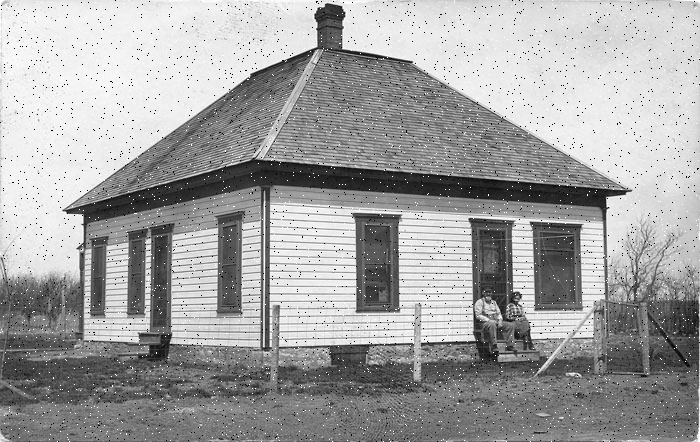
#> input picture Image Processing/task2.png, 700 x 442 px
$ python 'Grayscale Image Processing.py'
#> lines starting #> are read from the running program, lines starting #| are printed output that depends on the picture; after the words box and inside, x2 and y2 are one past the last pixel; in counts of white or black regions, pixels touching at a corner belong together
#> further down, noise_img is the input picture: shape (442, 700); min 0, max 255, mean 162.3
"""
 Grayscale Image Processing
(Due date: Nov. 26, 11:59 P.M., 2021)

The goal of this task is to experiment with two commonly used
image processing techniques: image denoising and edge detection.
Specifically, you are given a grayscale image with salt-and-pepper noise,
which is named 'task2.png' for your code testing.
Note that different image might be used when grading your code.

You are required to write programs to:
(i) denoise the image using 3x3 median filter;
(ii) detect edges in the denoised image along both x and y directions using Sobel operators (provided in line 30-32).
(iii) design two 3x3 kernels and detect edges in the denoised image along both 45° and 135° diagonal directions.
Hint:
• Zero-padding is needed before filtering or convolution.
• Normalization is needed before saving edge images. You can normalize image using the following equation:
    normalized_img = 255 * frac{img - min(img)}{max(img) - min(img)}

Do NOT modify the code provided to you.
You are NOT allowed to use OpenCV library except the functions we already been imported from cv2.
You are allowed to use Numpy for basic matrix calculations EXCEPT any function/operation related to convolution or correlation.
You should NOT use any other libraries, which provide APIs for convolution/correlation ormedian filtering.
Please write the convolution code ON YOUR OWN.
"""

from cv2 import imread, imwrite, imshow, IMREAD_GRAYSCALE, namedWindow, waitKey, destroyAllWindows
import numpy as np

# Sobel operators are given here, do NOT modify them.
sobel_x = np.array([[1, 0, -1], [2, 0, -2], [1, 0, -1]]).astype(int)
sobel_y = np.array([[1, 2, 1], [0, 0, 0], [-1, -2, -1]]).astype(int)


def filter(img):
    """
    :param img: numpy.ndarray(int), image
    :return denoise_img: numpy.ndarray(int), image, same size as the input image

    Apply 3x3 Median Filter and reduce salt-and-pepper noises in the input noise image
    """

    # TO DO: implement your solution here

    padded = np.pad(img,((1,1),(1,1)))
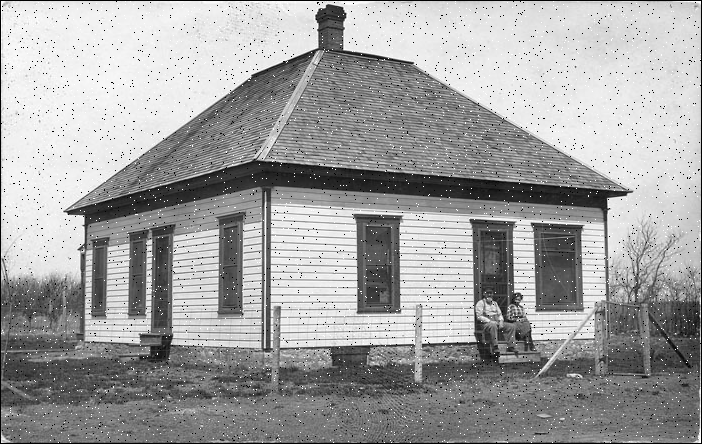
#> padded: shape (444, 702); min 0, max 255, mean 161.1
    to_denoise_img = img

    img_row,img_col = img.shape
#> img_row = 442; img_col = 700
    for i in range(img_row):
        for j in range(img_col):
            to_denoise_img[i,j] = np.median(padded[i:i+3,j:j+3])
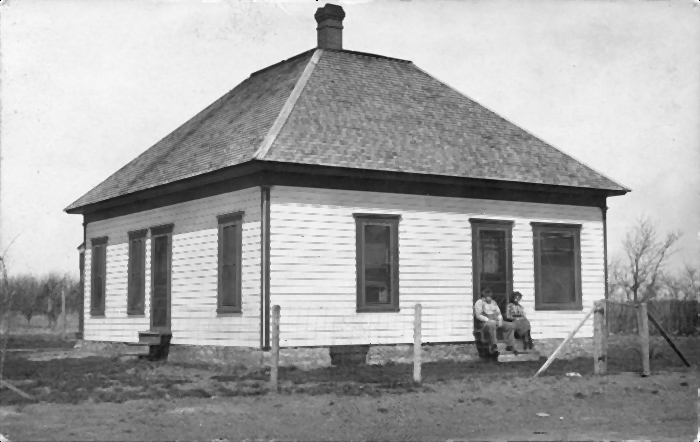
#> to_denoise_img: shape (442, 700); min 0, max 255, mean 163.6

    denoise_img = to_denoise_img
    #raise NotImplementedError
    return denoise_img


def convolve2d(img, kernel):
    """
    :param img: numpy.ndarray, image
    :param kernel: numpy.ndarray, kernel
    :return conv_img: numpy.ndarray, image, same size as the input image

    Convolves a given image (or matrix) and a given kernel.
    """

    # TO DO: implement your solution here

    padded = np.pad(img,((1,1),(1,1)))
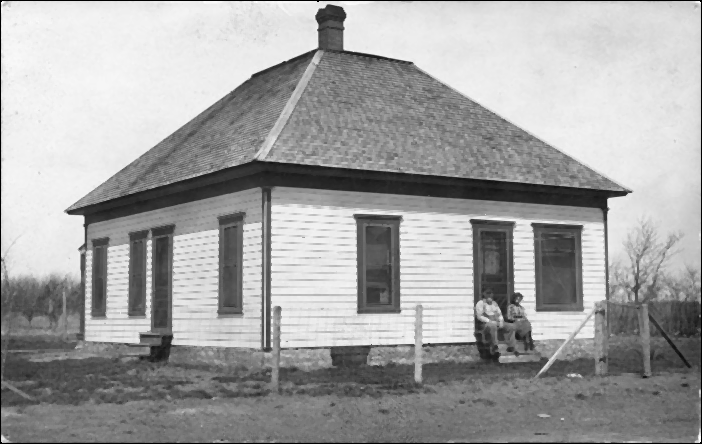
#> padded: shape (444, 702); min 0, max 255, mean 162.4

    row, col = img.shape
#> row = 442; col = 700
    kerr, kerc = kernel.shape

    conv_img = np.zeros(img.shape).astype(int)
    conv_img = np.asarray(conv_img)

    #flipping kernel here so as to reduce steps
    kernel = np.fliplr(np.flipud(kernel))

    for i in range(row):
        for j in range(col):
            conv_img[i][j] = (kernel * padded[i:i + kerr, j:j + kerc]).sum()

    #raise NotImplementedError
    return conv_img


def edge_detect(img):
    """
    :param img: numpy.ndarray(int), image
    :return edge_x: numpy.ndarray(int), image, same size as the input image, edges along x direction
    :return edge_y: numpy.ndarray(int), image, same size as the input image, edges along y direction
    :return edge_mag: numpy.ndarray(int), image, same size as the input image,
                      magnitude of edges by combining edges along two orthogonal directions.

    Detect edges using Sobel kernel along x and y directions.
    Please use the Sobel operators provided in line 30-32.
    Calculate magnitude of edges by combining edges along two orthogonal directions.
    All returned images should be normalized to [0, 255].
    """

    # TO DO: implement your solution here

    #convolve2d will flip sobel_x and y so i don't have to
    edge_x = convolve2d(img, sobel_x)
    edge_y = convolve2d(img, sobel_y)
#> after the loop in convolve2d (call 2), `for i in range(row):`:
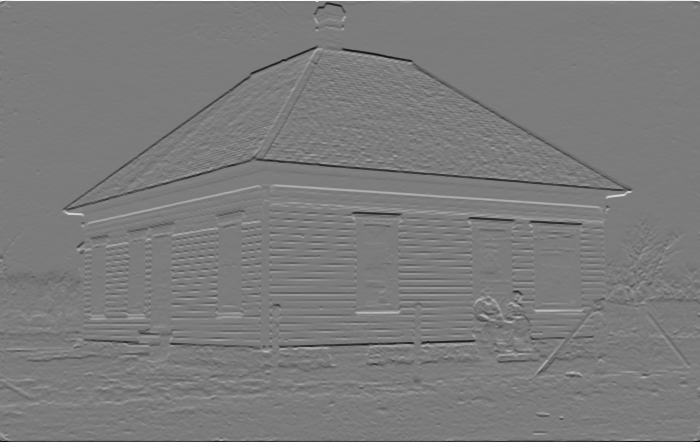
#> conv_img: shape (442, 700) int64; min -957, max 1009, mean -1; drawn with min black and max white

    #edge magnitude
    edge_mag = np.sqrt((edge_x ** 2 + edge_y **2))
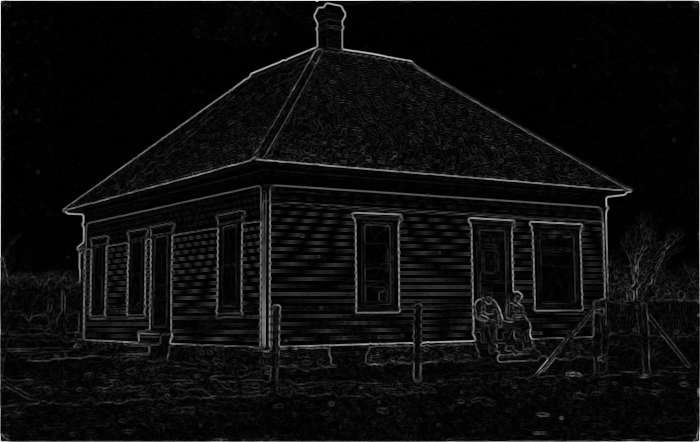
#> edge_mag: shape (442, 700) float64; min 0, max 1120, mean 59.5; drawn with min black and max white

    min_value_x, min_value_y = edge_x.min(), edge_y.min()
#> min_value_x = -1009; min_value_y = -957
    max_value_x, max_value_y = edge_x.max(), edge_y.max()
#> max_value_x = 1010; max_value_y = 1009
    diff_x = max_value_x - min_value_x
#> diff_x = 2019
    diff_y = max_value_y - min_value_y
#> diff_y = 1966
    emag_min = edge_mag.min()
#> emag_min = 0
    emag_max = edge_mag.max()
#> emag_max = 1120
    emag_diff = emag_max - emag_min
#> emag_diff = 1120
    #normalizing the image
    r, c = img.shape
#> r = 442; c = 700
    for i in range(r):
        for j in range(c):
            edge_x[i][j] = 255*(edge_x[i][j] - min_value_x)/diff_x
            edge_y[i][j] = 255*(edge_y[i][j] - min_value_y)/diff_y
            edge_mag[i][j] = 255 *(edge_mag[i][j] - emag_min)/emag_diff

    #raise NotImplementedError
    return edge_x, edge_y, edge_mag


def edge_diag(img):
    """
    :param img: numpy.ndarray(int), image
    :return edge_45: numpy.ndarray(int), image, same size as the input image, edges along x direction
    :return edge_135: numpy.ndarray(int), image, same size as the input image, edges along y direction

    Design two 3x3 kernels to detect the diagonal edges of input image. Please print out the kernels you designed.
    Detect diagonal edges along 45° and 135° diagonal directions using the kernels you designed.
    All returned images should be normalized to [0, 255].
    """

    # TO DO: implement your solution here

    #print() # print the two kernels you designed here.
    sobel45 = np.array([[0, 1, 2], [-1, 0, 1], [-2, -1, 0]]).astype(int)
    sobel135 = np.array([[-2, -1, 0], [-1, 0, 1], [0, 1, 2]]).astype(int)
    #kernel = np.fliplr(np.flipud(kernel)).copy()

    print(np.fliplr(np.flipud(sobel45)).copy())
    print(np.fliplr(np.flipud(sobel135)).copy())
    #applying the edge filters using the above convolve function.
    edge_45 = convolve2d(img, sobel45)
#> after the loop in convolve2d (call 3), `for i in range(row):`:
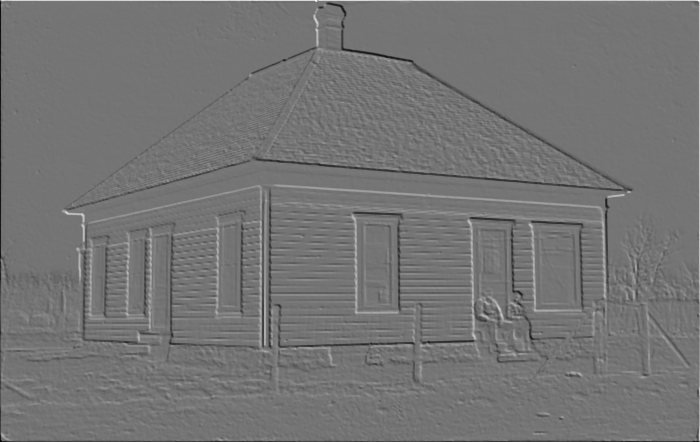
#> conv_img: shape (442, 700) int64; min -843, max 1000, mean -0.7; drawn with min black and max white
    edge_135 = convolve2d(img, sobel135)
#> after the loop in convolve2d (call 4), `for i in range(row):`:
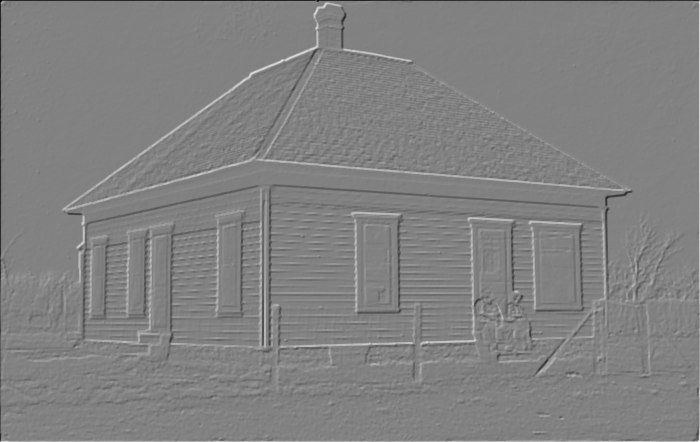
#> conv_img: shape (442, 700) int64; min -1018, max 984, mean 0.7; drawn with min black and max white
    #print("edge45")
    #print(edge_45)
    e45min , e45max = edge_45.min(), edge_45.max()
#> e45min = -843; e45max = 1000
    e135min , e135max = edge_135.min(), edge_135.max()
#> e135min = -1018; e135max = 984
    diff45 = e45max - e45min
#> diff45 = 1843
    diff135 = e135max - e135min
#> diff135 = 2002

    #normalizing the image
    row_img, col_img = img.shape
#> row_img = 442; col_img = 700
    for i in range(row_img):
        for j in range(col_img):
            edge_45[i][j] = 255 *(edge_45[i][j] - e45min)/diff45
            edge_135[i][j] = 255 *(edge_135[i][j] - e135min)/diff135
    #print("function reached")

    #raise NotImplementedError
    return edge_45, edge_135


if __name__ == "__main__":
    noise_img = imread('task2.png', IMREAD_GRAYSCALE)
    denoise_img = filter(noise_img)
    imwrite('results/task2_denoise.jpg', denoise_img)
    edge_x_img, edge_y_img, edge_mag_img = edge_detect(denoise_img)
    imwrite('results/task2_edge_x.jpg', edge_x_img)
    imwrite('results/task2_edge_y.jpg', edge_y_img)
    imwrite('results/task2_edge_mag.jpg', edge_mag_img)
    edge_45_img, edge_135_img = edge_diag(denoise_img)
    imwrite('results/task2_edge_diag1.jpg', edge_45_img)
    imwrite('results/task2_edge_diag2.jpg', edge_135_img)

$ run again, with Image Processing/task3.png copied over Image Processing/task2.png
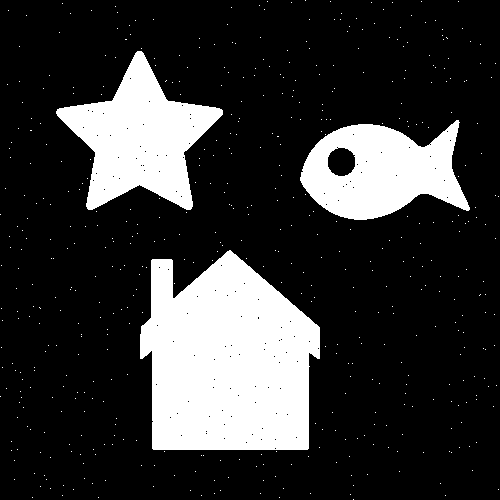
#> input picture Image Processing/task3.png, 500 x 500 px
#> noise_img: shape (500, 500); 20.8% white; 518 white regions (515 under 20 px), largest, box (x1, y1, x2, y2) and area: (140, 250, 320, 450) 27930, (56, 51, 223, 210) 12732, (300, 120, 470, 220) 10859
#> min_value_x = -1020
#> max_value_x = 1020
#> diff_x = 2040
#> emag_min = 0
#> emag_max = 1140.4
#> after the loop in edge_detect, `for i in range(r):`:
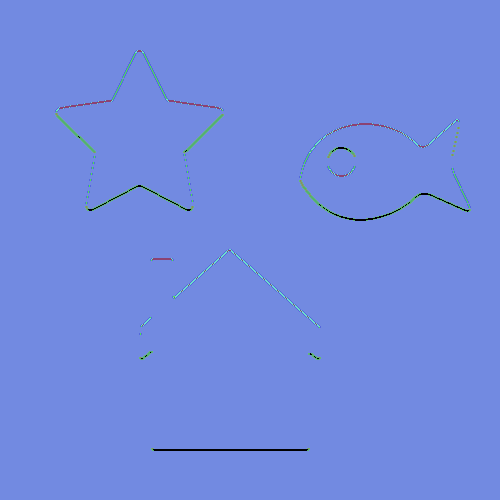
#> edge_y: shape (500, 500) int64; 9 distinct labels, from 0 to 255; one colour per label, 0 black
#> e45min = -1020; e45max = 1020
#> e135min = -1020; e135max = 1020
#> diff45 = 2040
#> `imwrite('results/task2_edge_diag1.jpg', edge_45_img)`:
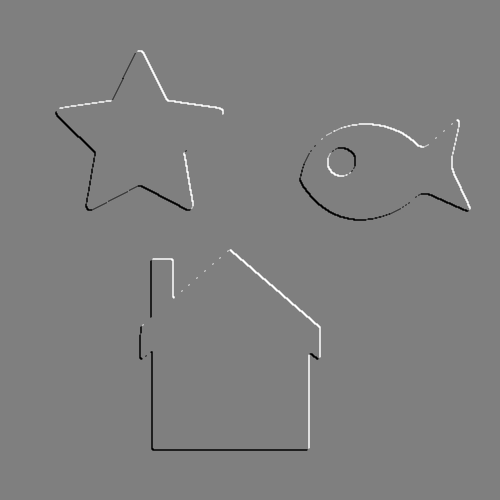
#> saved as task2_edge_diag1.jpg: shape (500, 500); min 0, max 255, mean 127

$ run again, with Image Processing/left.jpg saved as Image Processing/task2.png
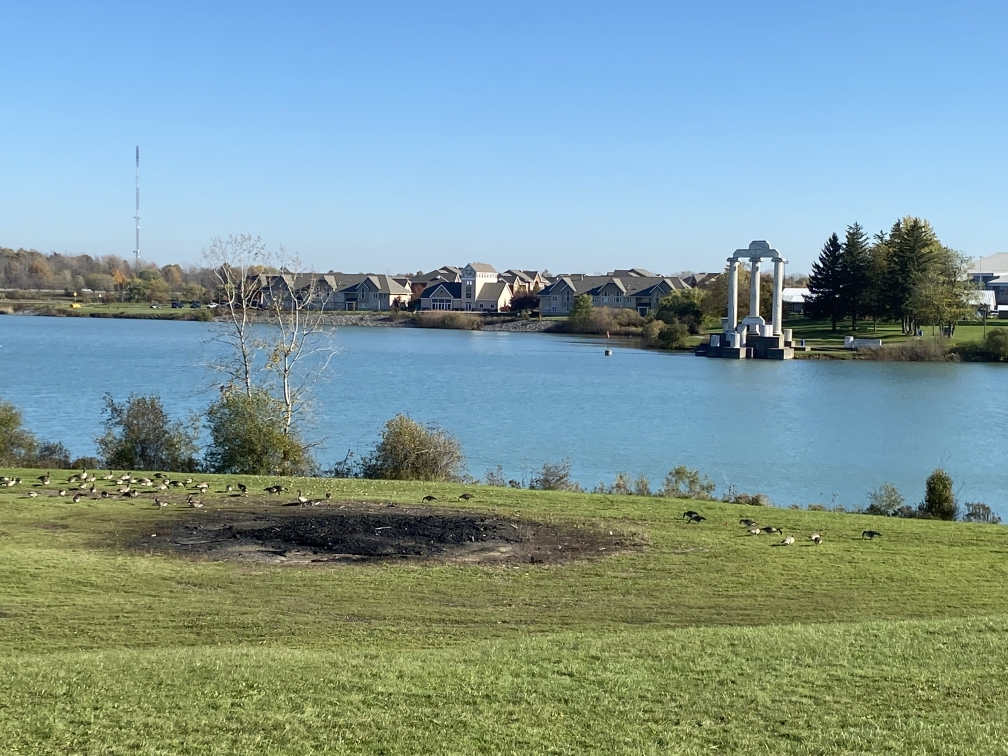
#> input picture Image Processing/left.jpg, 1008 x 756 px
#> in edge_detect, `edge_mag = np.sqrt((edge_x ** 2 + edge_y **2))`:
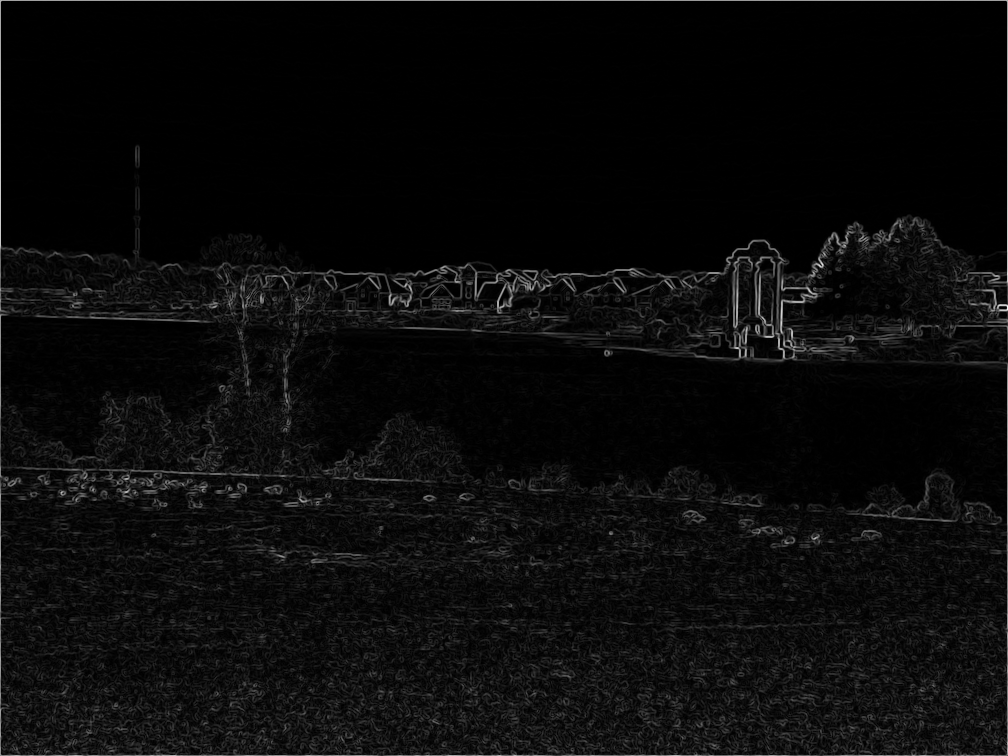
#> edge_mag: shape (756, 1008) float64; min 0, max 1048.7, mean 45.8; drawn with min black and max white
#> min_value_x = -985; min_value_y = -821
#> max_value_x = 836; max_value_y = 875
#> diff_x = 1821
#> diff_y = 1696
#> emag_min = 0
#> emag_max = 1048.7
#> after the loop in convolve2d (call 4), `for i in range(row):`:
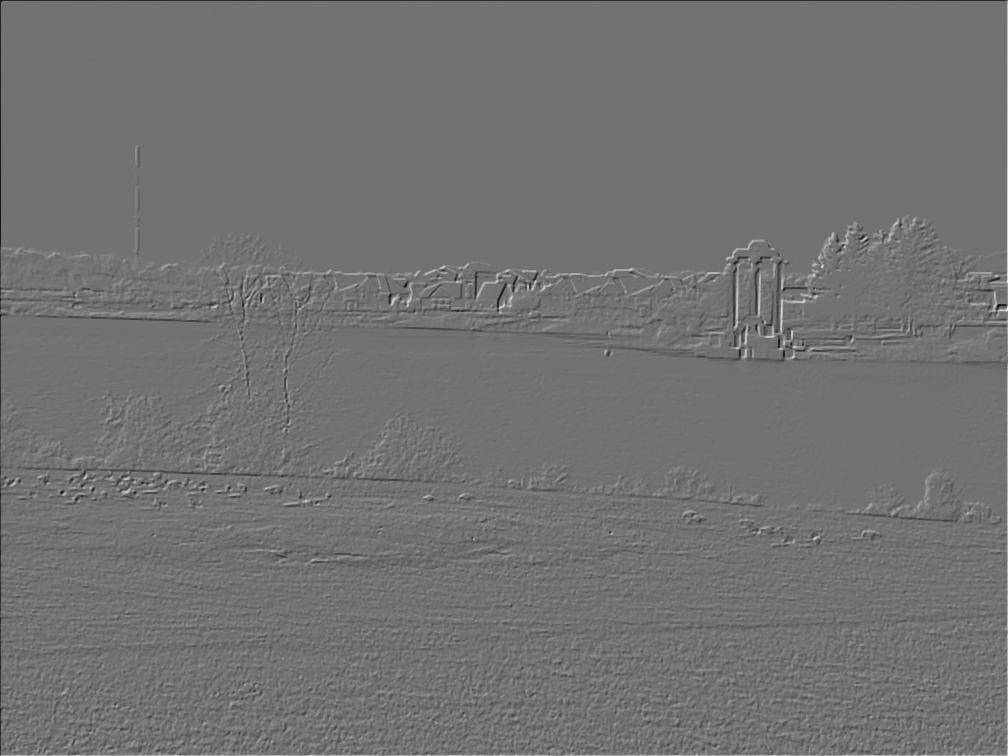
#> conv_img: shape (756, 1008) int64; min -781, max 965, mean 0.2; drawn with min black and max white
#> e45min = -860; e45max = 951
#> e135min = -781; e135max = 965
#> diff45 = 1811
#> diff135 = 1746

$ run again, with Image Processing/right.jpg saved as Image Processing/task2.png
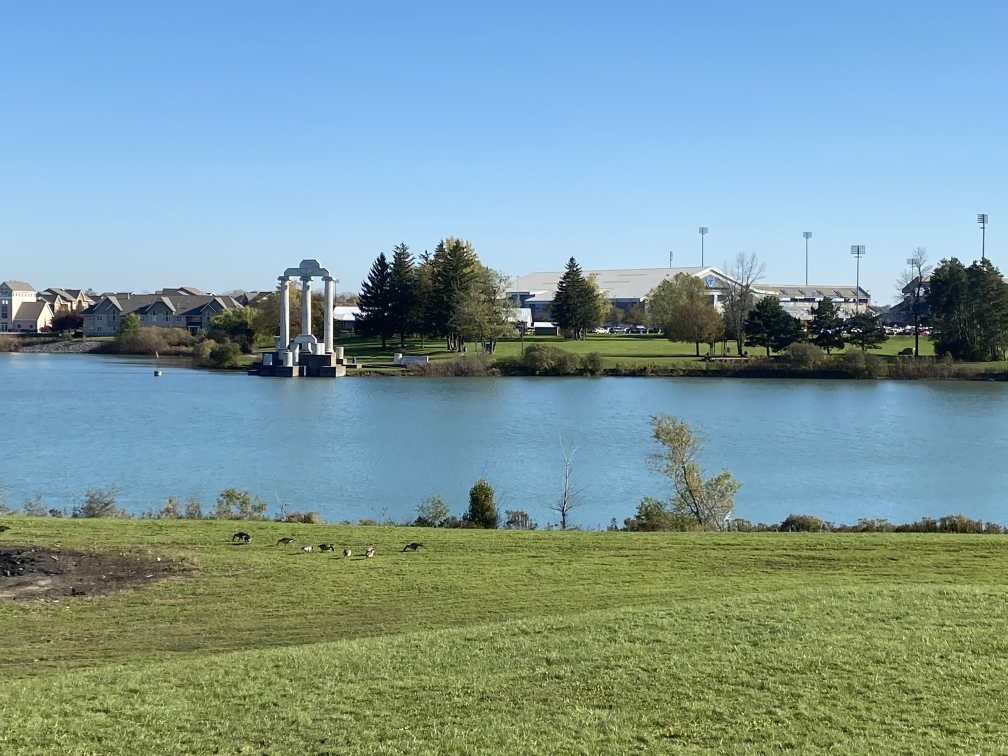
#> input picture Image Processing/right.jpg, 1008 x 756 px
#> min_value_x = -884; min_value_y = -817
#> max_value_x = 817; max_value_y = 857
#> diff_x = 1701
#> diff_y = 1674
#> emag_min = 0
#> emag_max = 936
#> after the loop in convolve2d (call 4), `for i in range(row):`:
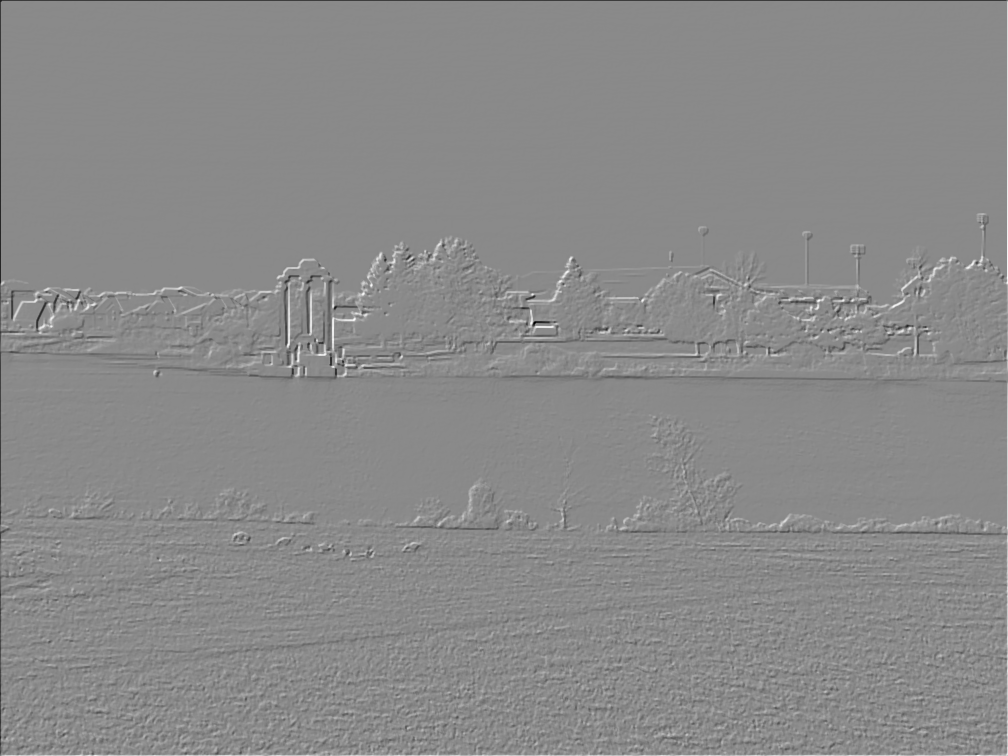
#> conv_img: shape (756, 1008) int64; min -841, max 711, mean 0.2; drawn with min black and max white
#> e45min = -876; e45max = 840
#> e135min = -841; e135max = 711
#> diff45 = 1716
#> diff135 = 1552
